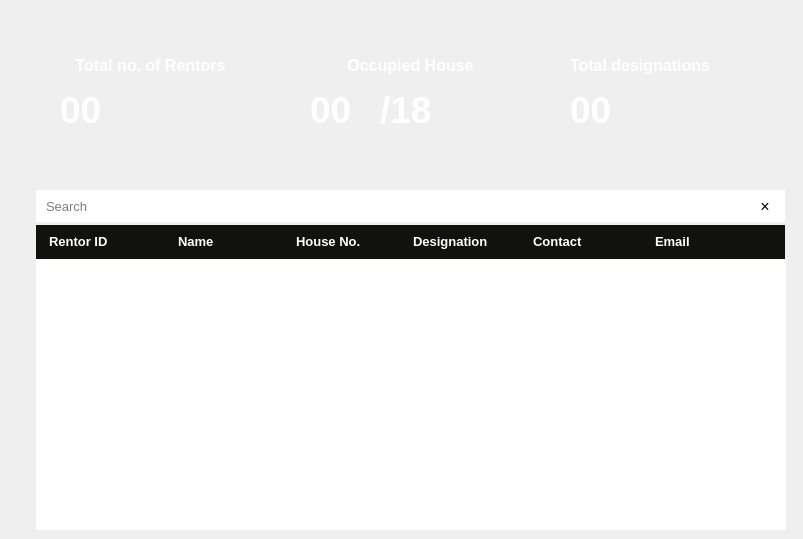
    <widget class="QWidget" name="searchWidget">
     <property name="styleSheet">
      <string notr="true">#searchWidget
{
	background:#2D2D2D;
}</string>
     </property>
     <widget class="QLabel" name="label_4">
      <property name="geometry">
       <rect>
        <x>36</x>
        <y>30</y>
        <width>238</width>
        <height>136</height>
       </rect>
      </property>
      <property name="text">
       <string/>
      </property>
      <property name="pixmap">
       <pixmap resource="resources.qrc">:/Images/empcardbg.png</pixmap>
      </property>
      <property name="scaledContents">
       <bool>true</bool>
      </property>
     </widget>
     <widget class="QLabel" name="label_5">
      <property name="geometry">
       <rect>
        <x>296</x>
        <y>30</y>
        <width>238</width>
        <height>136</height>
       </rect>
      </property>
      <property name="text">
       <string/>
      </property>
      <property name="pixmap">
       <pixmap resource="resources.qrc">:/Images/attendancebg.png</pixmap>
      </property>
      <property name="scaledContents">
       <bool>true</bool>
      </property>
     </widget>
     <widget class="QLabel" name="label_6">
      <property name="geometry">
       <rect>
        <x>556</x>
        <y>30</y>
        <width>238</width>
        <height>136</height>
       </rect>
      </property>
      <property name="text">
       <string/>
      </property>
      <property name="pixmap">
       <pixmap resource="resources.qrc">:/Images/absentbg.png</pixmap>
      </property>
      <property name="scaledContents">
       <bool>true</bool>
      </property>
     </widget>
     <widget class="QLabel" name="label_7">
      <property name="geometry">
       <rect>
        <x>40</x>
        <y>50</y>
        <width>221</width>
        <height>31</height>
       </rect>
      </property>
      <property name="font">
       <font>
        <pointsize>12</pointsize>
        <bold>true</bold>
       </font>
      </property>
      <property name="text">
       <string>&lt;html&gt;&lt;head/&gt;&lt;body&gt;&lt;p align=&quot;center&quot;&gt;&lt;span style=&quot; color:#ffffff;&quot;&gt;Total no. of Rentors&lt;/span&gt;&lt;/p&gt;&lt;/body&gt;&lt;/html&gt;</string>
      </property>
     </widget>
     <widget class="QLabel" name="empLabel">
      <property name="geometry">
       <rect>
        <x>60</x>
        <y>80</y>
        <width>191</width>
        <height>61</height>
       </rect>
      </property>
      <property name="font">
       <font>
        <pointsize>28</pointsize>
        <bold>true</bold>
       </font>
      </property>
      <property name="styleSheet">
       <string notr="true">#empLabel
{
	color:white;
	font-weight:bold;
}</string>
      </property>
      <property name="text">
       <string>&lt;html&gt;&lt;head/&gt;&lt;body&gt;&lt;p&gt;&lt;span style=&quot; color:#ffffff;&quot;&gt;00&lt;/span&gt;&lt;/p&gt;&lt;/body&gt;&lt;/html&gt;</string>
      </property>
     </widget>
     <widget class="QLabel" name="deptLabel">
      <property name="geometry">
       <rect>
        <x>310</x>
        <y>80</y>
        <width>191</width>
        <height>61</height>
       </rect>
      </property>
      <property name="font">
       <font>
        <pointsize>28</pointsize>
        <bold>true</bold>
       </font>
      </property>
      <property name="styleSheet">
       <string notr="true">color:white;</string>
      </property>
      <property name="text">
       <string>&lt;html&gt;&lt;head/&gt;&lt;body&gt;&lt;p&gt;&lt;span style=&quot; color:#ffffff;&quot;&gt;00&lt;/span&gt;&lt;/p&gt;&lt;/body&gt;&lt;/html&gt;</string>
      </property>
     </widget>
     <widget class="QLabel" name="label_10">
      <property name="geometry">
       <rect>
        <x>300</x>
        <y>50</y>
        <width>221</width>
        <height>31</height>
       </rect>
      </property>
      <property name="font">
       <font>
        <pointsize>12</pointsize>
        <bold>true</bold>
       </font>
      </property>
      <property name="text">
       <string>&lt;html&gt;&lt;head/&gt;&lt;body&gt;&lt;p align=&quot;center&quot;&gt;&lt;span style=&quot; color:#ffffff;&quot;&gt;Occupied House&lt;/span&gt;&lt;/p&gt;&lt;/body&gt;&lt;/html&gt;</string>
      </property>
     </widget>
     <widget class="QLabel" name="designLabel">
      <property name="geometry">
       <rect>
        <x>570</x>
        <y>80</y>
        <width>191</width>
        <height>61</height>
       </rect>
      </property>
      <property name="font">
       <font>
        <pointsize>28</pointsize>
        <bold>true</bold>
       </font>
      </property>
      <property name="styleSheet">
       <string notr="true">color:white;</string>
      </property>
      <property name="text">
       <string>&lt;html&gt;&lt;head/&gt;&lt;body&gt;&lt;p&gt;&lt;span style=&quot; color:#ffffff;&quot;&gt;00&lt;/span&gt;&lt;/p&gt;&lt;/body&gt;&lt;/html&gt;</string>
      </property>
     </widget>
     <widget class="QLabel" name="label_12">
      <property name="geometry">
       <rect>
        <x>570</x>
        <y>50</y>
        <width>211</width>
        <height>31</height>
       </rect>
      </property>
      <property name="font">
       <font>
        <pointsize>12</pointsize>
        <bold>true</bold>
       </font>
      </property>
      <property name="text">
       <string>&lt;html&gt;&lt;head/&gt;&lt;body&gt;&lt;p&gt;&lt;span style=&quot; color:#ffffff;&quot;&gt;Total designations&lt;/span&gt;&lt;/p&gt;&lt;/body&gt;&lt;/html&gt;</string>
      </property>
     </widget>
     <widget class="QLineEdit" name="searchTextBox">
      <property name="geometry">
       <rect>
        <x>36</x>
        <y>190</y>
        <width>711</width>
        <height>32</height>
       </rect>
      </property>
      <property name="font">
       <font>
        <pointsize>10</pointsize>
       </font>
      </property>
      <property name="styleSheet">
       <string notr="true">#searchTextBox
{
	padding-left:8px;
	border:none;
}</string>
      </property>
      <property name="placeholderText">
       <string>Search</string>
      </property>
     </widget>
     <widget class="QPushButton" name="pushButton">
      <property name="geometry">
       <rect>
        <x>745</x>
        <y>190</y>
        <width>40</width>
        <height>32</height>
       </rect>
      </property>
      <property name="font">
       <font>
        <pointsize>12</pointsize>
       </font>
      </property>
      <property name="styleSheet">
       <string notr="true">#pushButton
{
	border:none;
	color:black;
background:white;
}
#pushButton:hover
{
	border:none;
	color:red;
background:white;
}</string>
      </property>
      <property name="text">
       <string>×</string>
      </property>
     </widget>
     <widget class="QTableView" name="tableView">
      <property name="geometry">
       <rect>
        <x>36</x>
        <y>259</y>
        <width>750</width>
        <height>271</height>
       </rect>
      </property>
      <property name="sizePolicy">
       <sizepolicy hsizetype="Fixed" vsizetype="Fixed">
        <horstretch>0</horstretch>
        <verstretch>0</verstretch>
       </sizepolicy>
      </property>
      <property name="focusPolicy">
       <enum>Qt::NoFocus</enum>
      </property>
      <property name="autoFillBackground">
       <bool>false</bool>
      </property>
      <property name="frameShape">
       <enum>QFrame::NoFrame</enum>
      </property>
      <property name="horizontalScrollBarPolicy">
       <enum>Qt::ScrollBarAlwaysOff</enum>
      </property>
      <property name="sizeAdjustPolicy">
       <enum>QAbstractScrollArea::AdjustIgnored</enum>
      </property>
      <property name="editTriggers">
       <set>QAbstractItemView::NoEditTriggers</set>
      </property>
      <property name="tabKeyNavigation">
       <bool>false</bool>
      </property>
      <property name="showDropIndicator" stdset="0">
       <bool>false</bool>
      </property>
      <property name="dragDropOverwriteMode">
       <bool>false</bool>
      </property>
      <property name="alternatingRowColors">
       <bool>true</bool>
      </property>
      <property name="selectionMode">
       <enum>QAbstractItemView::SingleSelection</enum>
      </property>
      <property name="selectionBehavior">
       <enum>QAbstractItemView::SelectRows</enum>
      </property>
      <property name="textElideMode">
       <enum>Qt::ElideNone</enum>
      </property>
      <property name="showGrid">
       <bool>false</bool>
      </property>
      <property name="gridStyle">
       <enum>Qt::NoPen</enum>
      </property>
      <property name="cornerButtonEnabled">
       <bool>false</bool>
      </property>
      <attribute name="horizontalHeaderVisible">
       <bool>false</bool>
      </attribute>
      <attribute name="horizontalHeaderMinimumSectionSize">
       <number>30</number>
      </attribute>
      <attribute name="horizontalHeaderDefaultSectionSize">
       <number>120</number>
      </attribute>
     </widget>
     <widget class="QLabel" name="label_8">
      <property name="geometry">
       <rect>
        <x>36</x>
        <y>225</y>
        <width>135</width>
        <height>34</height>
       </rect>
      </property>
      <property name="font">
       <font>
        <pointsize>10</pointsize>
        <bold>true</bold>
       </font>
      </property>
      <property name="styleSheet">
       <string notr="true">#label_8
{
	color:white;
	background:#11110E;
padding-left:10px;
}</string>
      </property>
      <property name="text">
       <string>&lt;html&gt;&lt;head/&gt;&lt;body&gt;&lt;p&gt;   Rentor ID&lt;/p&gt;&lt;/body&gt;&lt;/html&gt;</string>
      </property>
     </widget>
     <widget class="QLabel" name="label_21">
      <property name="geometry">
       <rect>
        <x>170</x>
        <y>225</y>
        <width>120</width>
        <height>34</height>
       </rect>
      </property>
      <property name="font">
       <font>
        <pointsize>10</pointsize>
        <bold>true</bold>
       </font>
      </property>
      <property name="styleSheet">
       <string notr="true">#label_21
{
	color:white;
	background:#11110E;
	padding-left:5px;
}</string>
      </property>
      <property name="text">
       <string>&lt;html&gt;&lt;head/&gt;&lt;body&gt;&lt;p&gt;Name&lt;/p&gt;&lt;/body&gt;&lt;/html&gt;</string>
      </property>
     </widget>
     <widget class="QLabel" name="label_22">
      <property name="geometry">
       <rect>
        <x>290</x>
        <y>225</y>
        <width>125</width>
        <height>34</height>
       </rect>
      </property>
      <property name="font">
       <font>
        <pointsize>10</pointsize>
        <bold>true</bold>
       </font>
      </property>
      <property name="styleSheet">
       <string notr="true">#label_22
{
	color:white;
	background:#11110E;
	padding-left:3px;
}</string>
      </property>
      <property name="text">
       <string>&lt;html&gt;&lt;head/&gt;&lt;body&gt;&lt;p&gt;House No.&lt;/p&gt;&lt;/body&gt;&lt;/html&gt;</string>
      </property>
     </widget>
     <widget class="QLabel" name="label_23">
      <property name="geometry">
       <rect>
        <x>413</x>
        <y>225</y>
        <width>120</width>
        <height>34</height>
       </rect>
      </property>
      <property name="font">
       <font>
        <pointsize>10</pointsize>
        <bold>true</bold>
       </font>
      </property>
      <property name="styleSheet">
       <string notr="true">#label_23
{
	color:white;
	background:#11110E;
}</string>
      </property>
      <property name="text">
       <string>&lt;html&gt;&lt;head/&gt;&lt;body&gt;&lt;p&gt;Designation&lt;/p&gt;&lt;/body&gt;&lt;/html&gt;</string>
      </property>
     </widget>
     <widget class="QLabel" name="label_24">
      <property name="geometry">
       <rect>
        <x>533</x>
        <y>225</y>
        <width>122</width>
        <height>34</height>
       </rect>
      </property>
      <property name="font">
       <font>
        <pointsize>10</pointsize>
        <bold>true</bold>
       </font>
      </property>
      <property name="styleSheet">
       <string notr="true">#label_24
{
	color:white;
	background:#11110E;
}</string>
      </property>
      <property name="text">
       <string>&lt;html&gt;&lt;head/&gt;&lt;body&gt;&lt;p&gt;Contact&lt;/p&gt;&lt;/body&gt;&lt;/html&gt;</string>
      </property>
     </widget>
     <widget class="QLabel" name="label_25">
      <property name="geometry">
       <rect>
        <x>655</x>
        <y>225</y>
        <width>130</width>
        <height>34</height>
       </rect>
      </property>
      <property name="font">
       <font>
        <pointsize>10</pointsize>
        <bold>true</bold>
       </font>
      </property>
      <property name="styleSheet">
       <string notr="true">#label_25
{
	color:white;
	background:#11110E;
}</string>
      </property>
      <property name="text">
       <string>&lt;html&gt;&lt;head/&gt;&lt;body&gt;&lt;p&gt;Email&lt;/p&gt;&lt;/body&gt;&lt;/html&gt;</string>
      </property>
     </widget>
     <widget class="QLabel" name="deptLabel_2">
      <property name="geometry">
       <rect>
        <x>380</x>
        <y>80</y>
        <width>81</width>
        <height>61</height>
       </rect>
      </property>
      <property name="font">
       <font>
        <pointsize>28</pointsize>
        <bold>true</bold>
       </font>
      </property>
      <property name="styleSheet">
       <string notr="true">color:white;</string>
      </property>
      <property name="text">
       <string>&lt;html&gt;&lt;head/&gt;&lt;body&gt;&lt;p&gt;/18&lt;/p&gt;&lt;/body&gt;&lt;/html&gt;</string>
      </property>
     </widget>
    </widget>
